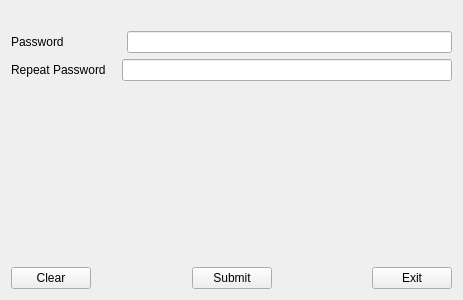
<?xml version="1.0" encoding="UTF-8"?>
<ui version="4.0">
 <class>MyForm</class>
 <widget class="QWidget" name="MyForm">
  <property name="geometry">
   <rect>
    <x>0</x>
    <y>0</y>
    <width>463</width>
    <height>300</height>
   </rect>
  </property>
  <property name="windowTitle">
   <string>Contrassenya</string>
  </property>
  <layout class="QVBoxLayout" name="verticalLayout_2">
   <item>
    <widget class="MyLabel" name="label_3">
     <property name="styleSheet">
      <string notr="true">background-color: &quot;yellow&quot;;</string>
     </property>
     <property name="text">
      <string/>
     </property>
    </widget>
   </item>
   <item>
    <layout class="QHBoxLayout" name="horizontalLayout_2">
     <item>
      <widget class="QLabel" name="label">
       <property name="text">
        <string>Password                 </string>
       </property>
      </widget>
     </item>
     <item>
      <widget class="QLineEdit" name="lineEdit">
       <property name="echoMode">
        <enum>QLineEdit::Password</enum>
       </property>
      </widget>
     </item>
    </layout>
   </item>
   <item>
    <layout class="QHBoxLayout" name="horizontalLayout_3">
     <item>
      <widget class="QLabel" name="label_2">
       <property name="text">
        <string>Repeat Password   </string>
       </property>
      </widget>
     </item>
     <item>
      <widget class="QLineEdit" name="lineEdit_2">
       <property name="echoMode">
        <enum>QLineEdit::Password</enum>
       </property>
      </widget>
     </item>
    </layout>
   </item>
   <item>
    <widget class="QLabel" name="label_4">
     <property name="text">
      <string/>
     </property>
    </widget>
   </item>
   <item>
    <layout class="QVBoxLayout" name="verticalLayout">
     <item>
      <spacer name="verticalSpacer">
       <property name="orientation">
        <enum>Qt::Vertical</enum>
       </property>
       <property name="sizeHint" stdset="0">
        <size>
         <width>20</width>
         <height>40</height>
        </size>
       </property>
      </spacer>
     </item>
     <item>
      <layout class="QHBoxLayout" name="horizontalLayout">
       <item>
        <widget class="QPushButton" name="pushButton_3">
         <property name="text">
          <string>Clear</string>
         </property>
        </widget>
       </item>
       <item>
        <spacer name="horizontalSpacer_2">
         <property name="orientation">
          <enum>Qt::Horizontal</enum>
         </property>
         <property name="sizeHint" stdset="0">
          <size>
           <width>40</width>
           <height>20</height>
          </size>
         </property>
        </spacer>
       </item>
       <item>
        <widget class="QPushButton" name="pushButton_2">
         <property name="text">
          <string>Submit</string>
         </property>
        </widget>
       </item>
       <item>
        <spacer name="horizontalSpacer">
         <property name="orientation">
          <enum>Qt::Horizontal</enum>
         </property>
         <property name="sizeHint" stdset="0">
          <size>
           <width>40</width>
           <height>20</height>
          </size>
         </property>
        </spacer>
       </item>
       <item>
        <widget class="QPushButton" name="pushButton">
         <property name="text">
          <string>Exit</string>
         </property>
        </widget>
       </item>
      </layout>
     </item>
    </layout>
   </item>
  </layout>
 </widget>
 <customwidgets>
  <customwidget>
   <class>MyLabel</class>
   <extends>QLabel</extends>
   <header>MyLabel.h</header>
   <slots>
    <signal>changeText(QString)</signal>
    <slot>updatePass1(QString)</slot>
    <slot>updatePass2(QString)</slot>
    <slot>emitSignal()</slot>
   </slots>
  </customwidget>
 </customwidgets>
 <resources/>
 <connections>
  <connection>
   <sender>pushButton</sender>
   <signal>clicked()</signal>
   <receiver>MyForm</receiver>
   <slot>close()</slot>
   <hints>
    <hint type="sourcelabel">
     <x>454</x>
     <y>291</y>
    </hint>
    <hint type="destinationlabel">
     <x>352</x>
     <y>187</y>
    </hint>
   </hints>
  </connection>
  <connection>
   <sender>pushButton_3</sender>
   <signal>clicked()</signal>
   <receiver>lineEdit_2</receiver>
   <slot>clear()</slot>
   <hints>
    <hint type="sourcelabel">
     <x>53</x>
     <y>265</y>
    </hint>
    <hint type="destinationlabel">
     <x>116</x>
     <y>79</y>
    </hint>
   </hints>
  </connection>
  <connection>
   <sender>pushButton_3</sender>
   <signal>clicked()</signal>
   <receiver>lineEdit</receiver>
   <slot>clear()</slot>
   <hints>
    <hint type="sourcelabel">
     <x>84</x>
     <y>271</y>
    </hint>
    <hint type="destinationlabel">
     <x>137</x>
     <y>48</y>
    </hint>
   </hints>
  </connection>
  <connection>
   <sender>lineEdit</sender>
   <signal>textChanged(QString)</signal>
   <receiver>label_3</receiver>
   <slot>updatePass1(QString)</slot>
   <hints>
    <hint type="sourcelabel">
     <x>160</x>
     <y>48</y>
    </hint>
    <hint type="destinationlabel">
     <x>159</x>
     <y>18</y>
    </hint>
   </hints>
  </connection>
  <connection>
   <sender>lineEdit_2</sender>
   <signal>textChanged(QString)</signal>
   <receiver>label_3</receiver>
   <slot>updatePass2(QString)</slot>
   <hints>
    <hint type="sourcelabel">
     <x>260</x>
     <y>74</y>
    </hint>
    <hint type="destinationlabel">
     <x>253</x>
     <y>9</y>
    </hint>
   </hints>
  </connection>
  <connection>
   <sender>pushButton_2</sender>
   <signal>clicked()</signal>
   <receiver>label_3</receiver>
   <slot>emitSignal()</slot>
   <hints>
    <hint type="sourcelabel">
     <x>221</x>
     <y>263</y>
    </hint>
    <hint type="destinationlabel">
     <x>208</x>
     <y>14</y>
    </hint>
   </hints>
  </connection>
  <connection>
   <sender>label_3</sender>
   <signal>changeText(QString)</signal>
   <receiver>label_4</receiver>
   <slot>setText(QString)</slot>
   <hints>
    <hint type="sourcelabel">
     <x>240</x>
     <y>9</y>
    </hint>
    <hint type="destinationlabel">
     <x>216</x>
     <y>118</y>
    </hint>
   </hints>
  </connection>
 </connections>
</ui>
